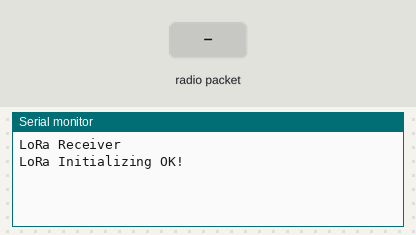
Bench run of a sketch on a simulated Arduino Uno, built with avr-gcc and run on an emulated ATmega328P. Shown: the last lines printed to the serial monitor. The inputs (shaded band) are chosen by the test bench. No radio packets arrive unless stated.

Above: at 1.2 s.
1.3 s: radio packet "1" arrives
At 3.4 s:
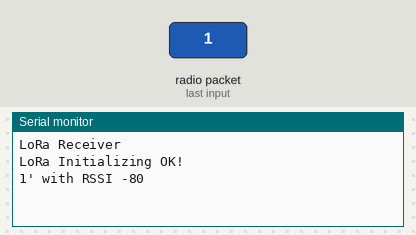
3.8 s: radio packet "0" arrives
At 5.2 s:
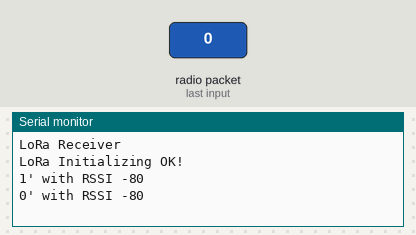
5.3 s: radio packet "2" arrives
At 7.7 s:
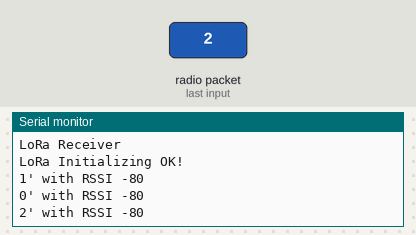

Measured:
- after the input at 1.3 s, the serial monitor: prints a new line after 1.0 s (image 1)
- after the input at 3.8 s, the serial monitor: prints a new line after 1.0 s (image 2)
- after the input at 5.3 s, the serial monitor: prints a new line after 1.0 s (image 3)

The sketch:

lorarx_v2.ino
```cpp
/*********
  Modified from the examples of the Arduino LoRa library
  More resources: https://randomnerdtutorials.com
*********/

#include <SPI.h>
#include <LoRa.h>

//define the pins used by the transceiver module
#define ss 18
#define rst 14
#define dio0 26

typedef struct struct_message {
  int id;
  float x;
  float y;
  float z;
}struct_message;

// Create a struct_message called myData
struct_message myData;

// Create a structure to hold the readings from each board
struct_message board1;
struct_message board2;
struct_message board3;

// Create an array with all the structures
struct_message boardsStruct[3] = {board1, board2, board3};

void setup() {
  //initialize Serial Monitor
  Serial.begin(115200);
  while (!Serial);
  Serial.println("LoRa Receiver");

  //setup LoRa transceiver module
  LoRa.setPins(ss, rst, dio0);

  //replace the LoRa.begin(---E-) argument with your location's frequency
  //433E6 for Asia
  //866E6 for Europe
  //915E6 for North America
  while (!LoRa.begin(866E6)) {
    Serial.println(".");
    delay(500);
  }
   // Change sync word (0xF3) to match the receiver
  // The sync word assures you don't get LoRa messages from other LoRa transceivers
  // ranges from 0-0xFF
  LoRa.setSyncWord(0xF3);
  Serial.println("LoRa Initializing OK!");
}

void loop() {
  // try to parse packet
  int packetSize = LoRa.parsePacket();
  if (packetSize) {
    // received a packet
  float board1X = boardsStruct[0].x;
  float board1Y = boardsStruct[0].y;
  float board1Z = boardsStruct[0].z;
  float board2X = boardsStruct[1].x;
  float board2Y = boardsStruct[1].y;

    // read packet
    while (LoRa.available()) {
      String LoRaData = LoRa.readString();
      Serial.print(LoRaData);
    }

    // print RSSI of packet
    Serial.print("' with RSSI ");
    Serial.println(LoRa.packetRssi());
  }
}
```
